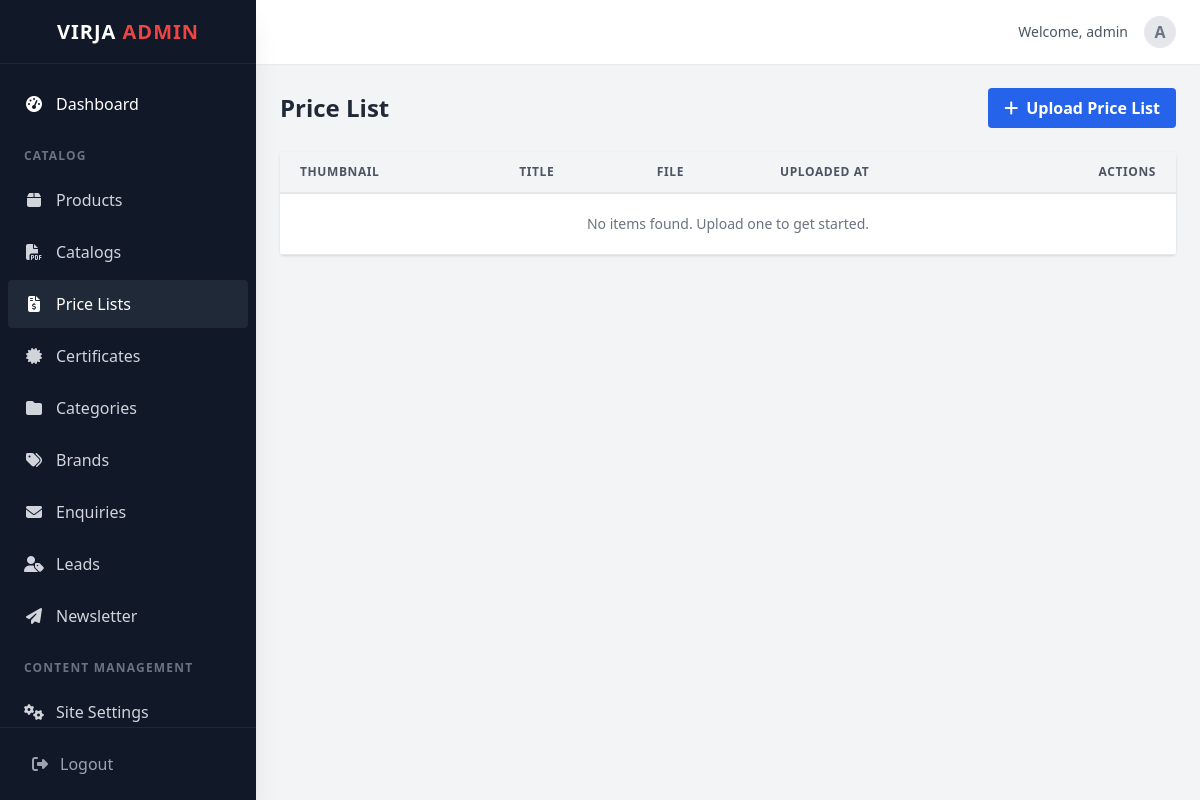
The app's page /dashboard/pricelists/ (signed in), older data.
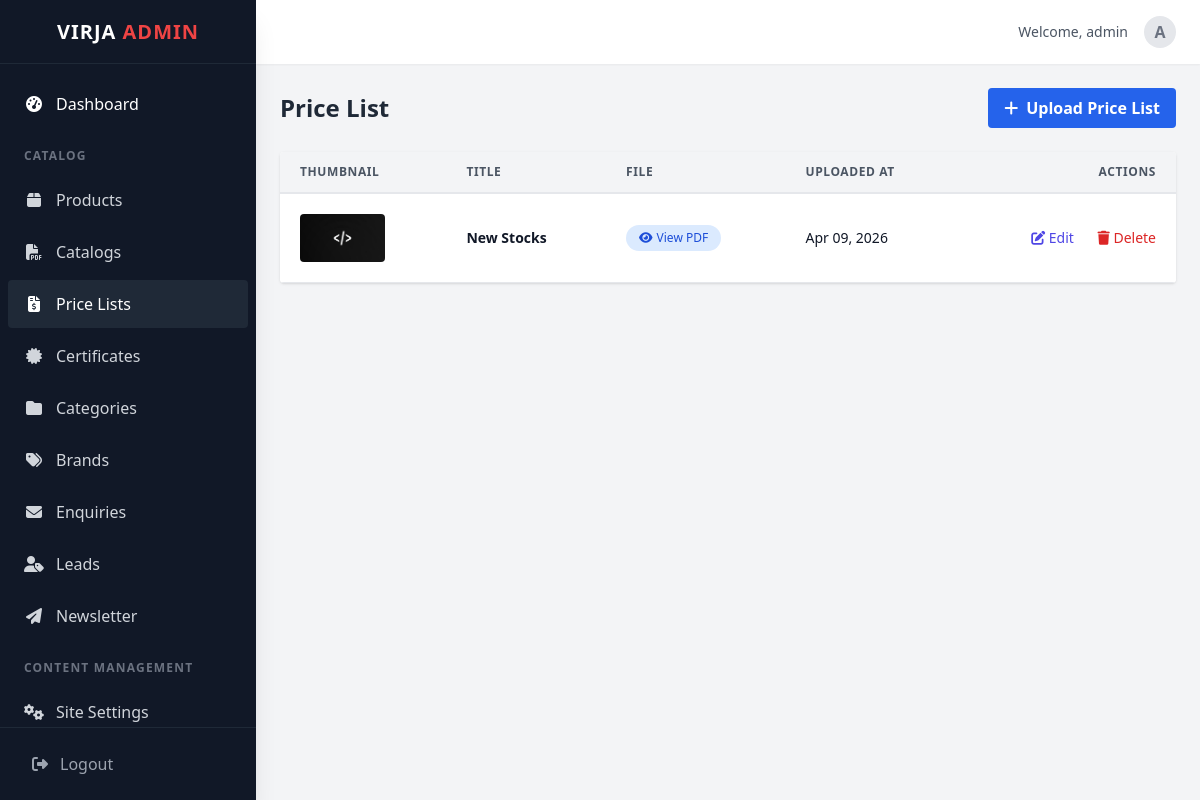
The same page, newer data.
### pricelists/models.py (models this page shows, shortened)
class PriceList(models.Model):
    title = models.CharField(max_length=255)
    pdf_file = models.FileField(upload_to='pricelists/')
    thumbnail = models.ImageField(upload_to='pricelists/thumbnails/', null=True, blank=True)
    created_at = models.DateTimeField(auto_now_add=True)

### dashboard/views.py (the view)
# urls.py: path('pricelists/', views.pricelist_list_view, name='pricelist_list'),
@login_required(login_url='dashboard:login')
@user_passes_test(admin_required, login_url='dashboard:login')
def pricelist_list_view(request):
    pricelists = PriceList.objects.all().order_by('-created_at')
    return render(request, 'dashboard/catalogs/list.html', {'catalogs': pricelists, 'type': 'Price List', 'add_url': 'dashboard:pricelist_add', 'edit_url': 'dashboard:pricelist_edit', 'delete_url': 'dashboard:pricelist_delete'})

### core/context_processors.py (called while the page is built)
def site_settings(request):
    return {
        'company_info': CompanyInfo.objects.first(),
        'home_content': HomePageContent.objects.first(),
        'home_features': HomeFeature.objects.all(),
    }

def global_categories(request):
    categories = Category.objects.filter(parent=None).prefetch_related('children__children').order_by('order', 'name')
    return {
        'mega_menu_categories': categories
    }

### dashboard/views.py (called while the page is built)
def admin_required(user):
    return user.is_superuser

### dashboard/templates/dashboard/catalogs/list.html (shortened to what the changed rows need)
{% extends 'dashboard/base_admin.html' %}
{% block content %}
<div class="flex justify-between items-center mb-6">
    <h2 class="text-2xl font-bold text-gray-800">{{ type|default:"Catalogs" }}</h2>
</div>
<div class="bg-white rounded shadow overflow-hidden">
    <table class="min-w-full leading-normal">
        <thead>
            <tr>
                <th
                    class="px-5 py-3 border-b-2 border-gray-200 bg-gray-100 text-left text-xs font-semibold text-gray-600 uppercase tracking-wider">
                    Thumbnail
                </th>
                <th
                    class="px-5 py-3 border-b-2 border-gray-200 bg-gray-100 text-left text-xs font-semibold text-gray-600 uppercase tracking-wider">
                    Title
                </th>
                <th
                    class="px-5 py-3 border-b-2 border-gray-200 bg-gray-100 text-left text-xs font-semibold text-gray-600 uppercase tracking-wider">
                    File
                </th>
                <th
                    class="px-5 py-3 border-b-2 border-gray-200 bg-gray-100 text-left text-xs font-semibold text-gray-600 uppercase tracking-wider">
                    Uploaded At
                </th>
                <th
                    class="px-5 py-3 border-b-2 border-gray-200 bg-gray-100 text-right text-xs font-semibold text-gray-600 uppercase tracking-wider">
                    Actions
                </th>
            </tr>
        </thead>
        <tbody>
            {% for catalog in catalogs %}
            <tr>
                <td class="px-5 py-5 border-b border-gray-200 bg-white text-sm">
                    {% if catalog.thumbnail %}
                    <img src="{{ catalog.thumbnail.url }}" alt="{{ catalog.title }}"
                        class="h-12 w-auto object-cover rounded">
                    {% else %}
                    <div class="h-12 w-12 bg-gray-200 rounded flex items-center justify-center text-gray-400">
                        <i class="fas fa-file-pdf"></i>
                    </div>
                    {% endif %}
                </td>
                <td class="px-5 py-5 border-b border-gray-200 bg-white text-sm">
                    <p class="text-gray-900 font-bold whitespace-no-wrap">{{ catalog.title }}</p>
                </td>
                <td class="px-5 py-5 border-b border-gray-200 bg-white text-sm">
                    {% if cert_mode %}
                    <a href="{{ catalog.image_or_pdf.url }}" target="_blank"
                        class="inline-flex items-center px-3 py-1 border border-transparent text-xs font-medium rounded-full text-blue-700 bg-blue-100 hover:bg-blue-200 focus:outline-none focus:ring-2 focus:ring-offset-2 focus:ring-blue-500 transition">
                        <i class="fas fa-eye mr-1"></i> View
                    </a>
                    {% else %}
                    <a href="{{ catalog.pdf_file.url }}" target="_blank"
                        class="inline-flex items-center px-3 py-1 border border-transparent text-xs font-medium rounded-full text-blue-700 bg-blue-100 hover:bg-blue-200 focus:outline-none focus:ring-2 focus:ring-offset-2 focus:ring-blue-500 transition">
                        <i class="fas fa-eye mr-1"></i> View PDF
                    </a>
                    {% endif %}
                </td>
                <td class="px-5 py-5 border-b border-gray-200 bg-white text-sm">
                    <p class="text-gray-900 whitespace-no-wrap">{{ catalog.created_at|date:"M d, Y" }}</p>
                </td>
                <td class="px-5 py-5 border-b border-gray-200 bg-white text-sm text-right space-x-2">
                    <a href="{% if edit_url %}{% url edit_url catalog.pk %}{% else %}{% url 'dashboard:catalog_edit' catalog.pk %}{% endif %}"
                        class="text-indigo-600 hover:text-indigo-900 mr-3"><i class="fas fa-edit"></i> Edit</a>
                    <a href="{% if delete_url %}{% url delete_url catalog.pk %}{% else %}{% url 'dashboard:catalog_delete' catalog.pk %}{% endif %}" class="text-red-600 hover:text-red-900"><i
                            class="fas fa-trash"></i> Delete</a>
                </td>
            </tr>
            {% empty %}
            <tr>
                <td colspan="5" class="px-5 py-5 border-b border-gray-200 bg-white text-sm text-center text-gray-500">
                    No items found. Upload one to get started.
                </td>
            </tr>
            {% endfor %}
        </tbody>
    </table>
</div>
{% endblock %}

Row changes from the older to the newer data that the page shows:
added PriceList: thumbnail (picture), title "New Stocks", created_at "Apr 09, 2026"
Text that changed along with them:
text no longer shown: "No items found. Upload one to get started."
